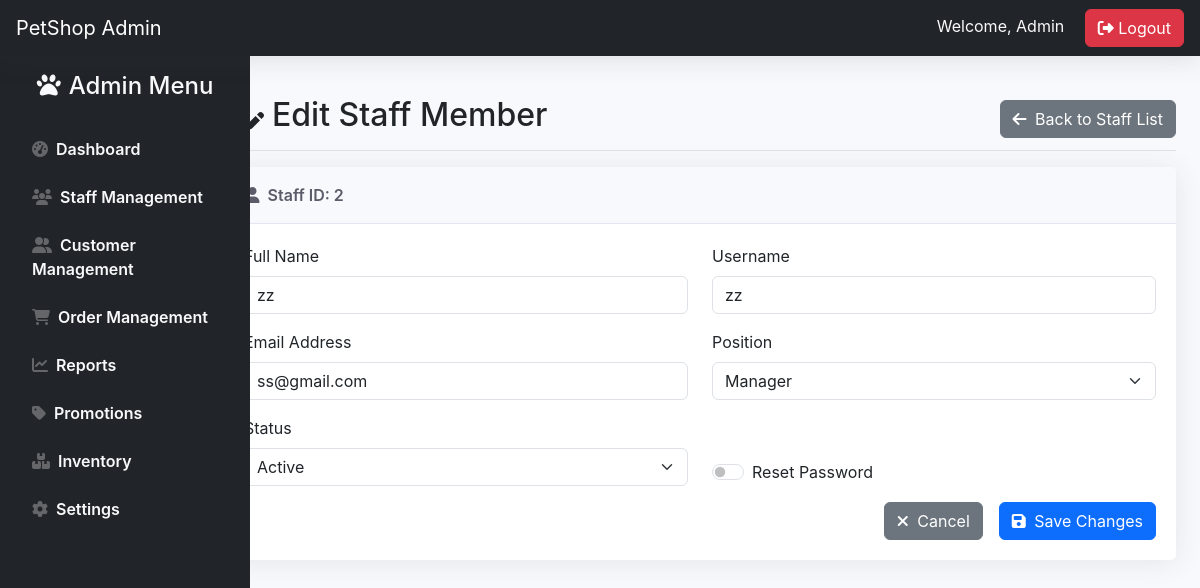
Page /edit_staff.php?id=2 on the earlier database version.
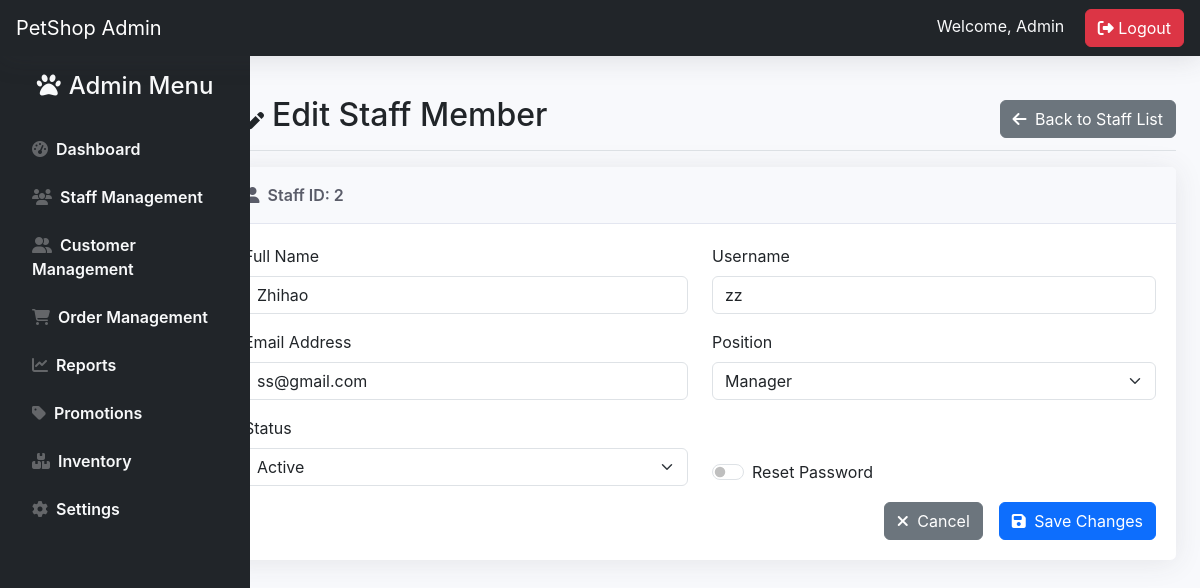
Same page on the later database version.
### tables this page shows
CREATE TABLE `staff` (
  `Staff_ID` int(11) NOT NULL,
  `Staff_name` varchar(50) NOT NULL,
  `Staff_Username` varchar(50) NOT NULL,
  `Staff_Password` varchar(50) NOT NULL,
  `created_at` timestamp NOT NULL DEFAULT current_timestamp(),
  `position` varchar(255) NOT NULL,
  `Staff_Email` varchar(100) NOT NULL,
  `status` varchar(20) NOT NULL DEFAULT 'Active',
  `reset_token` varchar(64) DEFAULT NULL,
  `reset_token_expires` datetime DEFAULT NULL,
  `password_reset_token` varchar(255) DEFAULT NULL,
  `token_expiry` datetime DEFAULT NULL,
  `login_attempts` int(11) DEFAULT 0,
  `last_failed_login` datetime DEFAULT NULL
);

### edit_staff.php (the view, shortened to what the changed rows need)
<?php
include('db_connection.php');
$id = $_GET['id'];
$sql = "SELECT * FROM Staff WHERE Staff_ID=?";
$stmt = $conn->prepare($sql);
$stmt->bind_param("i", $id);
$stmt->execute();
$result = $stmt->get_result()->fetch_assoc();
?>
<!DOCTYPE html>
<html lang="en">
<head>
    <link href="https://cdn.jsdelivr.net/npm/bootstrap@5.3.0/dist/css/bootstrap.min.css" rel="stylesheet">
    <link rel="stylesheet" href="https://cdnjs.cloudflare.com/ajax/libs/font-awesome/6.4.0/css/all.min.css">
    <link rel="stylesheet" href="admin_home.css">
</head>
<body>
<div class="container-fluid">
        <main class="col-md-10 ms-sm-auto px-md-4">
            <div class="d-flex justify-content-between flex-wrap flex-md-nowrap align-items-center pt-3 pb-2 mb-3 border-bottom">
                <h1 class="h2"><i class="fas fa-user-edit me-2"></i>Edit Staff Member</h1>
            </div>
            <div class="card">
                <div class="card-header">
                    <i class="fas fa-user me-2"></i>Staff ID: <?php echo $result['Staff_ID']; ?>
                </div>
                <div class="card-body">
                    <form method="POST" class="needs-validation" novalidate>
                        <div class="row mb-3">
                            <div class="col-md-6">
                                <label for="Staff_name" class="form-label">Full Name</label>
                                <input type="text" class="form-control" id="Staff_name" name="Staff_name"
                                       value="<?php echo htmlspecialchars($result['Staff_name']); ?>" required>
                            </div>
                            <div class="col-md-6">
                                <label for="Staff_Username" class="form-label">Username</label>
                                <input type="text" class="form-control" id="Staff_Username" name="Staff_Username"
                                       value="<?php echo htmlspecialchars($result['Staff_Username']); ?>" required>
                            </div>
                        </div>
                        <div class="row mb-3">
                            <div class="col-md-6">
                                <label for="Staff_Email" class="form-label">Email Address</label>
                                <input type="email" class="form-control" id="Staff_Email" name="Staff_Email"
                                       value="<?php echo htmlspecialchars($result['Staff_Email']); ?>" required>
                            </div>
                            <div class="col-md-6">
                                <label for="position" class="form-label">Position</label>
                                <select class="form-select" id="position" name="position" required>
                                    <option value="Manager" <?= ($result['position'] == 'Manager') ? 'selected' : '' ?>>Manager</option>
                                </select>
                            </div>
                        </div>
                        <div class="row mb-3">
                            <div class="col-md-6">
                                <label for="status" class="form-label">Status</label>
                                <select class="form-select" id="status" name="status" required>
                                    <option value="Active" <?= ($result['status'] == 'Active') ? 'selected' : '' ?>>Active</option>
                                </select>
                            </div>
                        </div>
                    </form>
                </div>
            </div>
        </main>
    </div>
</body>
</html>

Differences in the rows shown:
changed staff "zz": Staff_name "zz" → "Zhihao"
